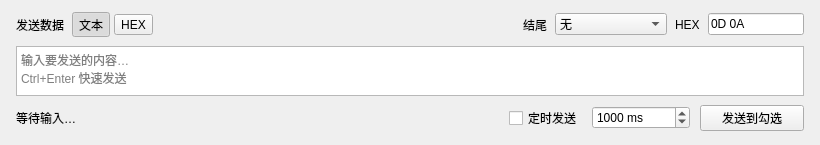
<?xml version="1.0" encoding="UTF-8"?>
<ui version="4.0">
 <class>SendPanel</class>
 <widget class="QFrame" name="SendPanel">
  <property name="geometry">
   <rect>
    <x>0</x>
    <y>0</y>
    <width>820</width>
    <height>141</height>
   </rect>
  </property>
  <property name="frameShape">
   <enum>QFrame::NoFrame</enum>
  </property>
  <property name="role" stdset="0">
   <string>card</string>
  </property>
  <layout class="QVBoxLayout" name="rootLayout">
   <property name="spacing">
    <number>9</number>
   </property>
   <property name="leftMargin">
    <number>16</number>
   </property>
   <property name="topMargin">
    <number>12</number>
   </property>
   <property name="rightMargin">
    <number>16</number>
   </property>
   <property name="bottomMargin">
    <number>14</number>
   </property>
   <item>
    <layout class="QHBoxLayout" name="headerLayout">
     <property name="spacing">
      <number>8</number>
     </property>
     <item>
      <widget class="QLabel" name="titleLabel">
       <property name="text">
        <string>发送数据</string>
       </property>
       <property name="role" stdset="0">
        <string>cardTitle</string>
       </property>
      </widget>
     </item>
     <item>
      <widget class="QWidget" name="formatBox" native="true">
       <layout class="QHBoxLayout" name="formatLayout">
        <property name="spacing">
         <number>4</number>
        </property>
        <property name="leftMargin">
         <number>0</number>
        </property>
        <property name="topMargin">
         <number>0</number>
        </property>
        <property name="rightMargin">
         <number>0</number>
        </property>
        <property name="bottomMargin">
         <number>0</number>
        </property>
        <item>
         <widget class="QToolButton" name="textButton">
          <property name="text">
           <string>文本</string>
          </property>
          <property name="checkable">
           <bool>true</bool>
          </property>
          <property name="checked">
           <bool>true</bool>
          </property>
          <property name="autoExclusive">
           <bool>true</bool>
          </property>
          <property name="role" stdset="0">
           <string>segment</string>
          </property>
         </widget>
        </item>
        <item>
         <widget class="QToolButton" name="hexButton">
          <property name="text">
           <string>HEX</string>
          </property>
          <property name="checkable">
           <bool>true</bool>
          </property>
          <property name="autoExclusive">
           <bool>true</bool>
          </property>
          <property name="role" stdset="0">
           <string>segment</string>
          </property>
         </widget>
        </item>
       </layout>
      </widget>
     </item>
     <item>
      <spacer name="headerSpacer">
       <property name="orientation">
        <enum>Qt::Horizontal</enum>
       </property>
       <property name="sizeHint" stdset="0">
        <size>
         <width>40</width>
         <height>20</height>
        </size>
       </property>
      </spacer>
     </item>
     <item>
      <widget class="QLabel" name="suffixLabel">
       <property name="text">
        <string>结尾</string>
       </property>
       <property name="role" stdset="0">
        <string>hint</string>
       </property>
      </widget>
     </item>
     <item>
      <widget class="QComboBox" name="suffixCombo">
       <property name="minimumSize">
        <size>
         <width>112</width>
         <height>0</height>
        </size>
       </property>
       <item>
        <property name="text">
         <string>无</string>
        </property>
       </item>
       <item>
        <property name="text">
         <string>CRLF  \r\n</string>
        </property>
       </item>
       <item>
        <property name="text">
         <string>LF  \n</string>
        </property>
       </item>
       <item>
        <property name="text">
         <string>CR  \r</string>
        </property>
       </item>
       <item>
        <property name="text">
         <string>自定义 HEX</string>
        </property>
       </item>
      </widget>
     </item>
     <item>
      <widget class="QLabel" name="customSuffixLabel">
       <property name="visible">
        <bool>false</bool>
       </property>
       <property name="text">
        <string>HEX</string>
       </property>
       <property name="role" stdset="0">
        <string>hint</string>
       </property>
      </widget>
     </item>
     <item>
      <widget class="QLineEdit" name="customSuffix">
       <property name="maximumSize">
        <size>
         <width>96</width>
         <height>16777215</height>
        </size>
       </property>
       <property name="visible">
        <bool>false</bool>
       </property>
       <property name="text">
        <string>0D 0A</string>
       </property>
       <property name="placeholderText">
        <string>自定义结尾</string>
       </property>
      </widget>
     </item>
    </layout>
   </item>
   <item>
    <widget class="QPlainTextEdit" name="input">
     <property name="minimumSize">
      <size>
       <width>0</width>
       <height>50</height>
      </size>
     </property>
     <property name="maximumSize">
      <size>
       <width>16777215</width>
       <height>118</height>
      </size>
     </property>
     <property name="placeholderText">
      <string>输入要发送的内容…
Ctrl+Enter 快速发送</string>
     </property>
    </widget>
   </item>
   <item>
    <layout class="QHBoxLayout" name="footerLayout">
     <property name="spacing">
      <number>10</number>
     </property>
     <item>
      <widget class="QLabel" name="meta">
       <property name="text">
        <string>等待输入…</string>
       </property>
       <property name="wordWrap">
        <bool>true</bool>
       </property>
       <property name="role" stdset="0">
        <string>hint</string>
       </property>
      </widget>
     </item>
     <item>
      <spacer name="footerSpacer">
       <property name="orientation">
        <enum>Qt::Horizontal</enum>
       </property>
       <property name="sizeHint" stdset="0">
        <size>
         <width>40</width>
         <height>20</height>
        </size>
       </property>
      </spacer>
     </item>
     <item>
      <widget class="QCheckBox" name="autoCheck">
       <property name="text">
        <string>定时发送</string>
       </property>
      </widget>
     </item>
     <item>
      <widget class="QSpinBox" name="intervalSpin">
       <property name="minimumSize">
        <size>
         <width>98</width>
         <height>0</height>
        </size>
       </property>
       <property name="suffix">
        <string> ms</string>
       </property>
       <property name="minimum">
        <number>1</number>
       </property>
       <property name="maximum">
        <number>600000</number>
       </property>
       <property name="singleStep">
        <number>50</number>
       </property>
       <property name="value">
        <number>1000</number>
       </property>
      </widget>
     </item>
     <item>
      <widget class="QPushButton" name="sendButton">
       <property name="minimumSize">
        <size>
         <width>104</width>
         <height>0</height>
        </size>
       </property>
       <property name="toolTip">
        <string>发送到所有已勾选的在线设备</string>
       </property>
       <property name="text">
        <string>发送到勾选</string>
       </property>
       <property name="role" stdset="0">
        <string>primary</string>
       </property>
      </widget>
     </item>
    </layout>
   </item>
  </layout>
 </widget>
 <resources/>
 <connections/>
</ui>
